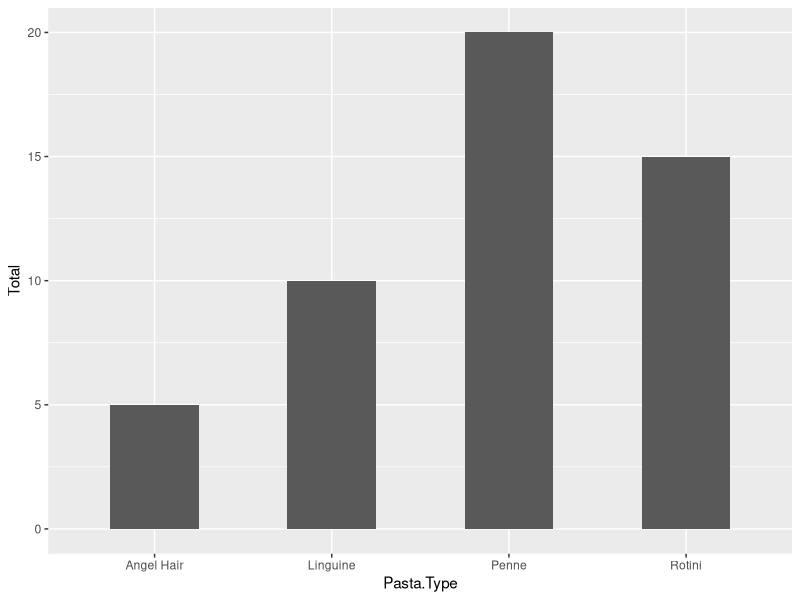

The R script that drew this image:
library(ggplot2)

pasta <- read.csv("crash_course_statistics_5_pasta.csv", header = TRUE)
pasta$Total <- pasta$White + pasta$Red

ggplot(pasta, aes(x = Pasta.Type, y = Total)) + 
  # geom_col() makes the heights of the bars represent values in the data
  # and it uses stat_identity(), while geom_bar uses stat_count()
  geom_col(width = .5)

